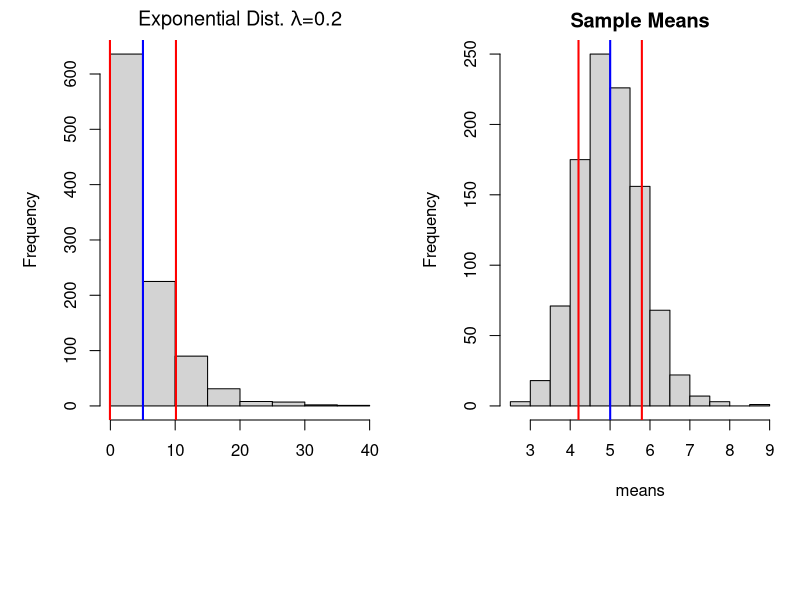

Source code (R):
## ---- chunk 1
# 2 panel plot
par(mfrow=c(1,2), mar=c(9,5,2,1))
set.seed(63)
# Simulate 1000 random exponentials, lambda = 0.2
sim <- rexp(1000,0.2)
mn <- mean(sim)
sd <- sd(sim)
# Histogram the random exponentials
hist(sim, main=expression(paste('Exponential Dist. ', lambda, '=0.2')), 
     xlab='')
# Add vertical lines at the mean and 1 standard deviation marks
abline(v = mn, col = 'blue', lwd=2)
abline(v = mn + sd, col = 'red', lwd=2)
abline(v = mn - sd, col ='red', lwd=2)

means <- NULL
# Generate 1000 means of 40 random exponentials
for (i in 1:1000){
        set.seed(i)
        means <- c(means, mean(rexp(40,0.2)))
        }
# Histogram the means and draw vertical lines at the center and 1 standard deviation marks
hist(means, main='Sample Means')
abline(v = mean(means), col = 'blue', lwd = 2)
abline(v = mean(means) + sd(means), col = 'red', lwd = 2)
abline(v = mean(means) - sd(means), col = 'red', lwd = 2)
## ---- chunk 2
# Theoretical mean
mn
# Average of the sample means
mean(means)
## ---- chunk 3
# Theoretical variance
set.seed(63)
th_var <- var(rexp(1000,0.2))
th_var
## ---- chunk 4
# Expected variance
th_var/40 
## ---- chunk 5
# Simulated variance
var(means)
## ---- chunk 6
# Define the 1 standard deviation marks
one_below <- mean(means) - sd(means)
one_above <- mean(means) + sd(means)

# Compute the fraction of the distribution within 1 std dev from the mean, compare to 0.68
sum(means > one_below & means < one_above)/1000
## ---- chunk 7
two_below <- mean(means) - 2*sd(means)
two_above <- mean(means) + 2*sd(means)

sum(means < two_below)/1000
sum(means > two_above)/1000
